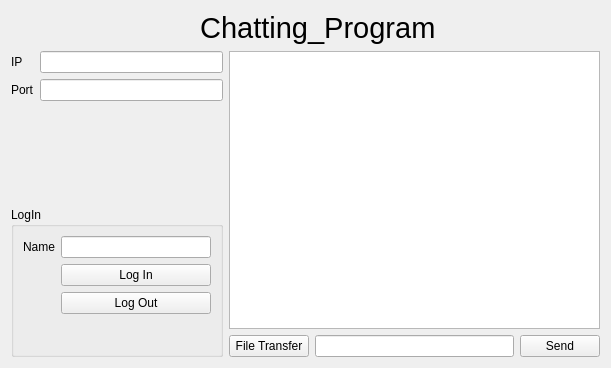
<?xml version="1.0" encoding="UTF-8"?>
<ui version="4.0">
 <class>Chatting_Client</class>
 <widget class="QWidget" name="Chatting_Client">
  <property name="geometry">
   <rect>
    <x>0</x>
    <y>0</y>
    <width>611</width>
    <height>368</height>
   </rect>
  </property>
  <property name="windowTitle">
   <string>Widget</string>
  </property>
  <layout class="QVBoxLayout" name="verticalLayout_2">
   <item>
    <layout class="QHBoxLayout" name="horizontalLayout_5">
     <item>
      <layout class="QHBoxLayout" name="horizontalLayout_6">
       <item>
        <spacer name="horizontalSpacer_2">
         <property name="orientation">
          <enum>Qt::Horizontal</enum>
         </property>
         <property name="sizeHint" stdset="0">
          <size>
           <width>138</width>
           <height>20</height>
          </size>
         </property>
        </spacer>
       </item>
       <item>
        <widget class="QLabel" name="label">
         <property name="sizePolicy">
          <sizepolicy hsizetype="Minimum" vsizetype="Minimum">
           <horstretch>0</horstretch>
           <verstretch>0</verstretch>
          </sizepolicy>
         </property>
         <property name="font">
          <font>
           <pointsize>22</pointsize>
          </font>
         </property>
         <property name="text">
          <string>   Chatting_Program</string>
         </property>
        </widget>
       </item>
       <item>
        <spacer name="horizontalSpacer">
         <property name="orientation">
          <enum>Qt::Horizontal</enum>
         </property>
         <property name="sizeHint" stdset="0">
          <size>
           <width>68</width>
           <height>20</height>
          </size>
         </property>
        </spacer>
       </item>
      </layout>
     </item>
    </layout>
   </item>
   <item>
    <layout class="QHBoxLayout" name="horizontalLayout_7" stretch="4,7">
     <item>
      <layout class="QVBoxLayout" name="verticalLayout_4">
       <item>
        <layout class="QVBoxLayout" name="verticalLayout_3"/>
       </item>
       <item>
        <layout class="QFormLayout" name="formLayout_2">
         <item row="0" column="0">
          <widget class="QLabel" name="label_4">
           <property name="sizePolicy">
            <sizepolicy hsizetype="Preferred" vsizetype="Preferred">
             <horstretch>0</horstretch>
             <verstretch>0</verstretch>
            </sizepolicy>
           </property>
           <property name="text">
            <string>IP</string>
           </property>
          </widget>
         </item>
         <item row="0" column="1">
          <widget class="QLineEdit" name="serverAddress">
           <property name="sizePolicy">
            <sizepolicy hsizetype="Expanding" vsizetype="Fixed">
             <horstretch>0</horstretch>
             <verstretch>0</verstretch>
            </sizepolicy>
           </property>
          </widget>
         </item>
         <item row="1" column="0">
          <widget class="QLabel" name="label_5">
           <property name="text">
            <string>Port</string>
           </property>
          </widget>
         </item>
         <item row="1" column="1">
          <widget class="QLineEdit" name="serverPort"/>
         </item>
        </layout>
       </item>
       <item>
        <widget class="QGroupBox" name="groupBox">
         <property name="title">
          <string>LogIn</string>
         </property>
         <layout class="QHBoxLayout" name="horizontalLayout_8">
          <item>
           <layout class="QHBoxLayout" name="horizontalLayout_2">
            <item>
             <layout class="QFormLayout" name="formLayout">
              <item row="0" column="0">
               <widget class="QLabel" name="label_2">
                <property name="text">
                 <string>Name</string>
                </property>
               </widget>
              </item>
              <item row="0" column="1">
               <widget class="QLineEdit" name="name"/>
              </item>
              <item row="1" column="1">
               <widget class="QPushButton" name="connectButton">
                <property name="text">
                 <string>Log In</string>
                </property>
               </widget>
              </item>
              <item row="2" column="1">
               <widget class="QPushButton" name="logoutButton">
                <property name="text">
                 <string>Log Out</string>
                </property>
               </widget>
              </item>
             </layout>
            </item>
           </layout>
          </item>
         </layout>
        </widget>
       </item>
      </layout>
     </item>
     <item>
      <layout class="QVBoxLayout" name="verticalLayout">
       <item>
        <widget class="QTextEdit" name="message"/>
       </item>
       <item>
        <layout class="QHBoxLayout" name="horizontalLayout">
         <item>
          <widget class="QPushButton" name="fileButton">
           <property name="text">
            <string>File Transfer</string>
           </property>
          </widget>
         </item>
         <item>
          <widget class="QLineEdit" name="inputLine"/>
         </item>
         <item>
          <widget class="QPushButton" name="sentButton">
           <property name="text">
            <string>Send</string>
           </property>
          </widget>
         </item>
        </layout>
       </item>
      </layout>
     </item>
    </layout>
   </item>
  </layout>
 </widget>
 <resources/>
 <connections/>
</ui>
